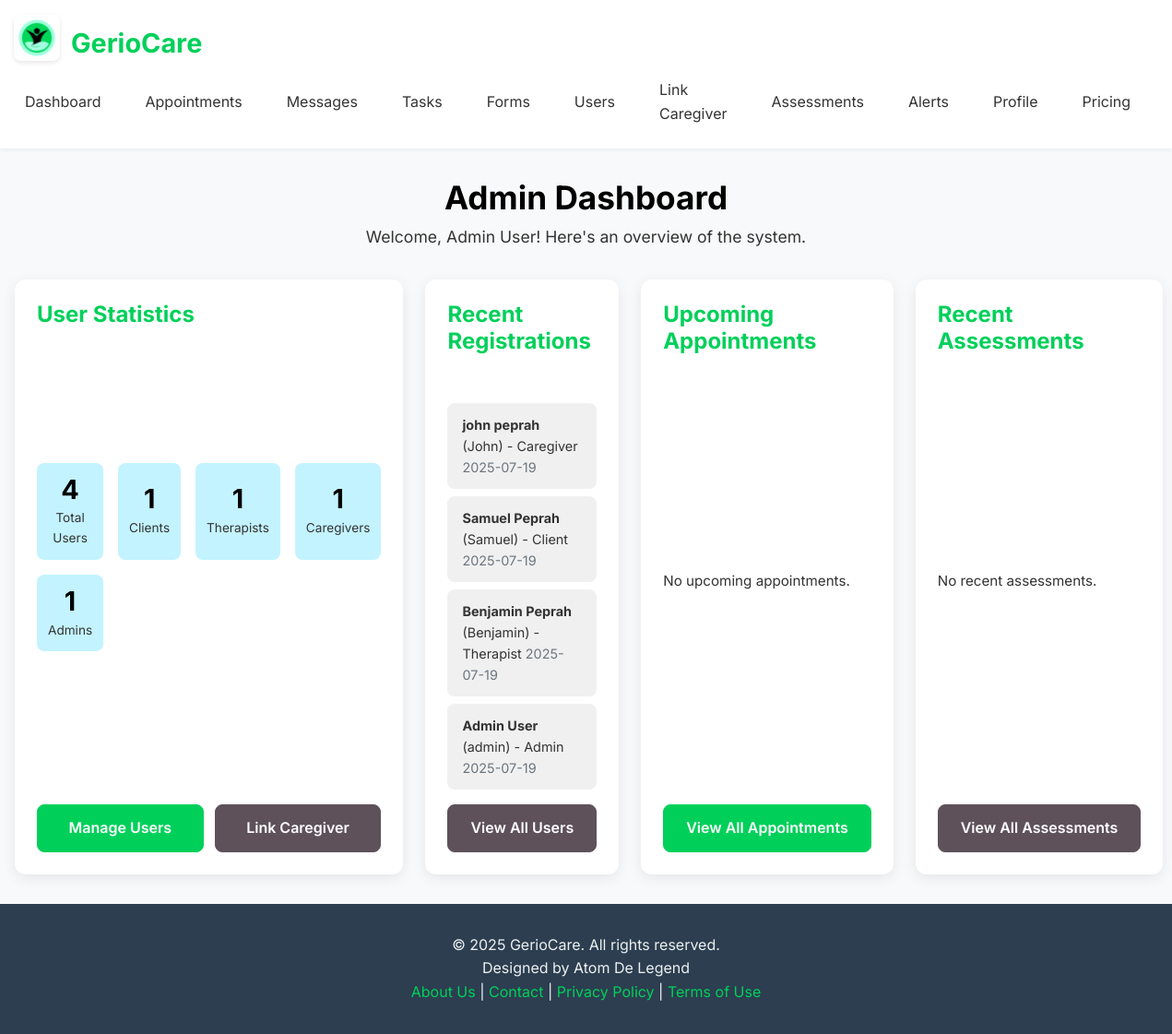
The page /admin_dashboard (signed in) on the database as committed earlier.
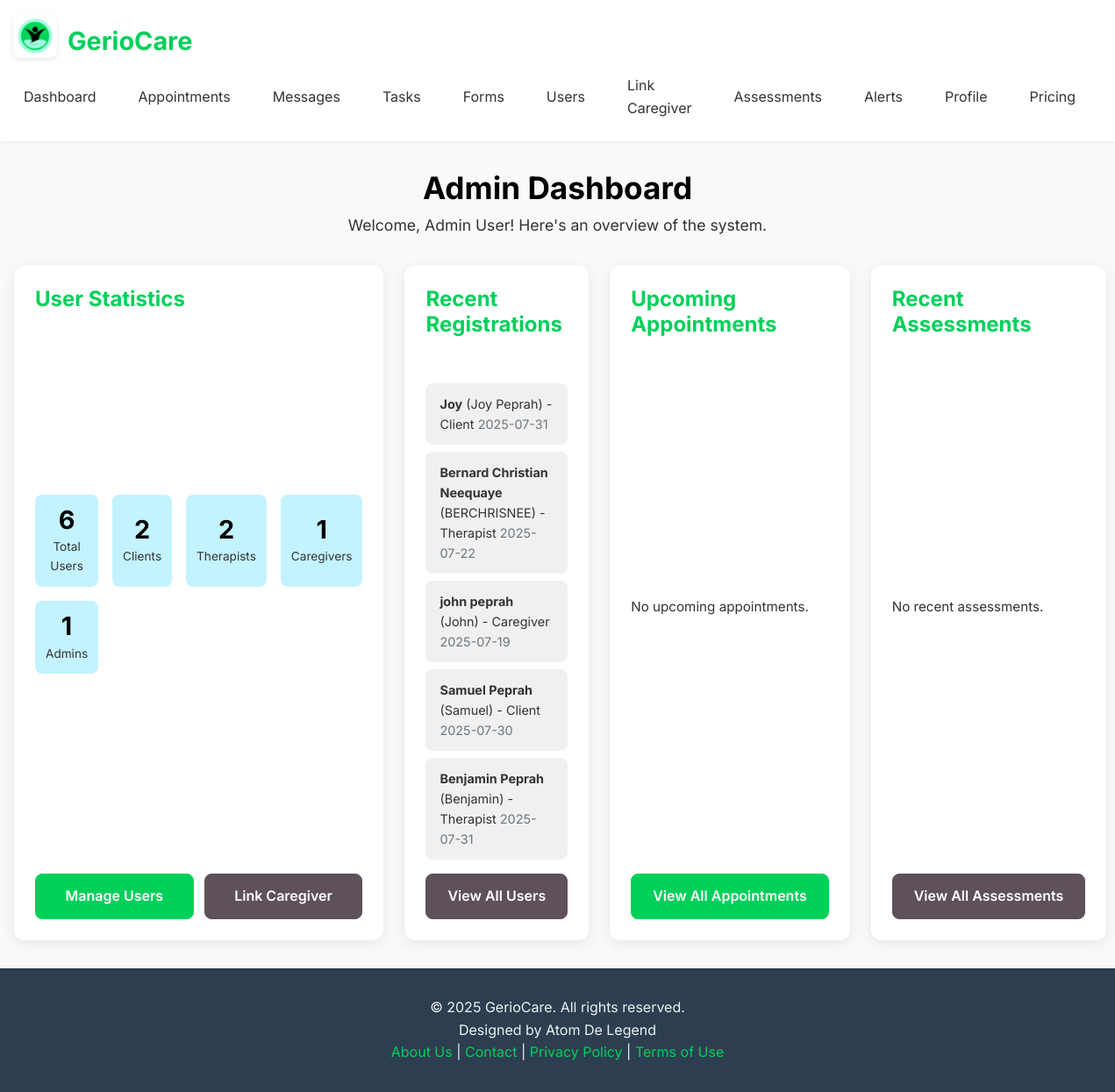
The same page on the database as committed later.
### models.py (models this page shows, shortened)
class User(UserMixin, db.Model):
    id = db.Column(db.Integer, primary_key=True)
    username = db.Column(db.String(80), unique=True, nullable=False)
    email = db.Column(db.String(120), unique=True, nullable=False)
    name = db.Column(db.String(120), nullable=False)
    password_hash = db.Column(db.String(128), nullable=False)
    role = db.Column(db.String(20), nullable=False, default='client') # 'admin', 'therapist', 'client', 'caregiver'
    is_online = db.Column(db.Boolean, default=False)
    last_online = db.Column(db.DateTime, default=datetime.utcnow)
    client_appointments = db.relationship('Appointment', foreign_keys='Appointment.client_id', backref='client', lazy=True)
    therapist_appointments = db.relationship('Appointment', foreign_keys='Appointment.therapist_id', backref='therapist', lazy=True)
    sent_messages = db.relationship('UserMessage', foreign_keys='UserMessage.sender_id', backref='sender', lazy=True)
    received_messages = db.relationship('UserMessage', foreign_keys='UserMessage.receiver_id', backref='receiver', lazy=True)
    alerts = db.relationship('Alert', backref='user', lazy=True)
    assigned_tasks = db.relationship('Task', foreign_keys='Task.client_id', backref='client_user', lazy=True)
    created_tasks = db.relationship('Task', foreign_keys='Task.therapist_id', backref='therapist_user', lazy=True)
    client_assessments = db.relationship('PatientAssessment', foreign_keys='PatientAssessment.client_id', backref='assessed_client', lazy=True)
    therapist_assessments = db.relationship('PatientAssessment', foreign_keys='PatientAssessment.therapist_id', backref='assessing_therapist', lazy=True)
    caregivers_of_client = db.relationship(
        'User', secondary=client_caregivers,
        primaryjoin=(client_caregivers.c.client_id == id),
        secondaryjoin=(client_caregivers.c.caregiver_id == id),
        backref=db.backref('clients_managed', lazy='dynamic'),
        lazy='dynamic'
    )
    subscriptions = db.relationship('Subscription', backref='user', lazy=True)

### app.py (the view)
@app.route('/admin_dashboard')
@login_required
@role_required('admin')
def admin_dashboard():
    total_users = User.query.count()
    total_clients = User.query.filter_by(role='client').count()
    total_therapists = User.query.filter_by(role='therapist').count()
    total_admins = User.query.filter_by(role='admin').count()
    total_caregivers = User.query.filter_by(role='caregiver').count() # ADDED
    recent_users = User.query.order_by(User.id.desc()).limit(5).all()
    now_utc = datetime.utcnow()
    upcoming_appointments = Appointment.query.filter(
        Appointment.start_time >= now_utc,
        Appointment.start_time <= now_utc + timedelta(days=7)
    ).order_by(Appointment.start_time.asc()).limit(5).all()
    recent_assessments = PatientAssessment.query.order_by(PatientAssessment.submitted_at.desc()).limit(5).all()
    return render_template('dashboards/admin_dashboard.html',
                            total_users=total_users,
                            total_clients=total_clients,
                            total_therapists=total_therapists,
                            total_admins=total_admins,
                            total_caregivers=total_caregivers, # ADDED
                            recent_users=recent_users,
                            upcoming_appointments=upcoming_appointments,
                            recent_assessments=recent_assessments)

### app.py (called while the page is built, shortened)
def has_active_subscription(user):
    if not user.is_authenticated or user.role not in ['client', 'therapist']:
        return True # Non-clients or unauthenticated users don't need a subscription to proceed

@app.context_processor
def inject_global_data():
    has_sub = False
    if current_user.is_authenticated:
        has_sub = has_active_subscription(current_user)
    return {
        'app_version': app.config.get('APP_VERSION', 'N/A'), # Get from config
        'now': datetime.utcnow(), # Using 'now' for consistency with existing templates
        'unread_alerts_count': Alert.query.filter_by(user_id=current_user.id, is_read=False).count() if current_user.is_authenticated else 0,
        'has_active_subscription_func': has_active_subscription, # Make the function itself available
        'user_has_active_subscription': has_sub # A boolean flag for simpler checks in templates
    }

@login_manager.user_loader
def load_user(user_id):
    return User.query.get(int(user_id))

### templates/dashboards/admin_dashboard.html (shortened to what the changed rows need)
{% extends 'base.html' %}
{% block head_css %}
    <link rel="stylesheet" href="{{ url_for('static', filename='css/dashboards/admin_dashboard.css') }}">
{% endblock %}
{% block content %}
<div class="dashboard-container">
    <h1 class="dashboard-title">Admin Dashboard</h1>
    <p class="dashboard-subtitle">Welcome, {{ current_user.name }}! Here's an overview of the system.</p>
    <div class="dashboard-grid">
        <div class="dashboard-card user-stats-card">
            <div class="stats-grid">
                <div class="stat-item">
                    <span class="stat-value">{{ total_users }}</span>
                    <span class="stat-label">Total Users</span>
                </div>
                <div class="stat-item">
                    <span class="stat-value">{{ total_clients }}</span>
                    <span class="stat-label">Clients</span>
                </div>
                <div class="stat-item">
                    <span class="stat-value">{{ total_therapists }}</span>
                    <span class="stat-label">Therapists</span>
                </div>
            </div>
        </div>
        <div class="dashboard-card recent-users-card">
            <div class="user-list mt-3">
                {% if recent_users %}
                    <ul>
                        {% for user in recent_users %}
                            <li>
                                <strong>{{ user.name }}</strong> ({{ user.username }}) - <span class="role-badge role-{{ user.role }}">{{ user.role | capitalize }}</span>
                                <span class="text-muted text-sm">{{ user.last_online.strftime('%Y-%m-%d') }}</span>
                            </li>
                        {% endfor %}
                    </ul>
                {% else %}
                    <p class="text-muted">No recent users registered yet.</p>
                {% endif %}
            </div>
        </div>
        <div class="dashboard-card appointment-card">
        </div>
        <div class="dashboard-card assessments-card">
        </div>
    </div>
</div>
{% endblock %}

Rows that differ between the two databases and show on the page:
no longer on one of the page's lists (row edited): User: name "Admin User", username "admin", role "Admin", last_online "2025-07-19"
added User: name "Joy", username "Joy Peprah", role "Client", last_online "2025-07-31"
added User: name "Bernard Christian Neequaye", username "BERCHRISNEE", role "Therapist", last_online "2025-07-22"
changed User "Samuel Peprah": last_online "2025-07-19" → "2025-07-30"
changed User "Benjamin Peprah": last_online "2025-07-19" → "2025-07-31"
Other text that changed with them:
{{ total_users }}: "4" → "6"
{{ total_clients }}: "1" → "2"
{{ total_therapists }}: "1" → "2"
